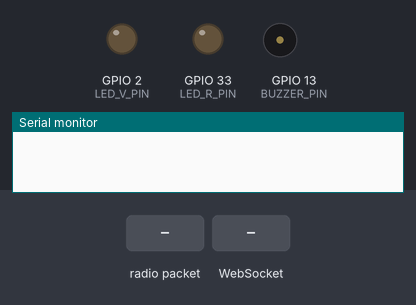
Bench run of a sketch on a simulated ESP32. On the bench: output pins drawn as LEDs (lit = HIGH), buzzer (waves = sounding, pin HIGH), the last lines printed to the serial monitor. Inputs (shaded band) come from the test bench. Storage starts empty; no radio packets arrive unless stated.

Above: at 0.0 s.
At 1.1 s:
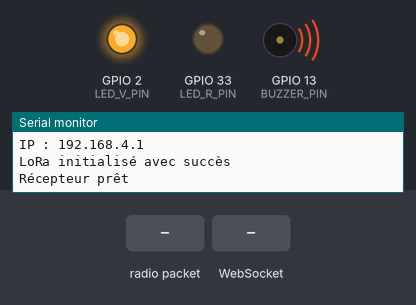
At 2.7 s:
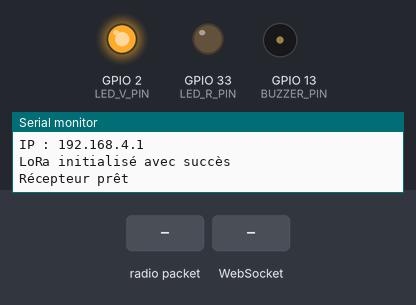
2.8 s: radio packet "off_buzzer" arrives
4.3 s: WebSocket text "off_buzzer" received
5.8 s: radio packet "1" arrives
7.3 s: WebSocket text "1" received
8.8 s: radio packet "0" arrives
Timing chart, 0 to 11.3 s (numbered marks = the images above; inputs shaded):
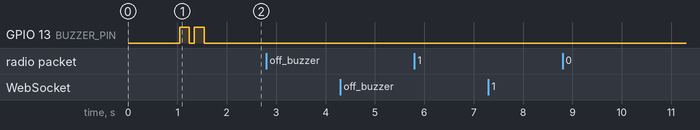

The sketch:

recepteur_new.ino
```cpp
#include <LittleFS.h>
#include <WiFi.h>
#include <ESPAsyncWebServer.h>
#include <AsyncWebSocket.h>
#include <SPI.h>
#include <LoRa.h>
#include <ArduinoJson.h>

// ─────────────────────────────────────────────
// Pins matériels
// ─────────────────────────────────────────────
#define LED_V_PIN 2
#define LED_R_PIN 33
#define BUZZER_PIN 13

// Pins LoRa
#define LORA_SCK 18
#define LORA_MISO 19
#define LORA_MOSI 23
#define LORA_CS 27
#define LORA_RST 12
#define LORA_DIO0 26

// WiFi AP
const char *ap_ssid = "AlarmeGaz-RECEPTEUR";
const char *ap_password = "12345678";
IPAddress ap_ip(192, 168, 4, 1);

// ─────────────────────────────────────────────
// Variables globales
// ─────────────────────────────────────────────
AsyncWebServer server(80);
AsyncWebSocket ws("/ws");

DynamicJsonDocument historyDoc(4096);
JsonArray history;

String lastJson = "{}";
bool currentAlert = false;

// *** NOUVELLE VARIABLE : commande en attente d'envoi ***
String pendingCommand = "";
bool buzzerSilencedLocal = false;

// ─────────────────────────────────────────────
// Envoi d'une commande LoRa
// ─────────────────────────────────────────────
void sendPendingCommand(bool receiveCommand) {
  if (receiveCommand) {
    pendingCommand = "";
    return;
  }
  if (pendingCommand.isEmpty()) {
    return;
  }

  LoRa.beginPacket();
  LoRa.print(pendingCommand);
  LoRa.endPacket();

  Serial.println("Commande envoyée via LoRa (piggyback) → " + pendingCommand);
}

// ─────────────────────────────────────────────
// WebSocket : réception commande depuis page web
// ─────────────────────────────────────────────
void onWsEvent(AsyncWebSocket *server, AsyncWebSocketClient *client,
               AwsEventType type, void *arg, uint8_t *data, size_t len) {
  if (type == WS_EVT_CONNECT) {
    StaticJsonDocument<1024> baseDoc;
    deserializeJson(baseDoc, lastJson);

    DynamicJsonDocument fullDoc(2048);
    fullDoc.set(baseDoc.as<JsonObject>());
    fullDoc["his"] = history;
    fullDoc["newAlerte"] = nullptr;

    String fullJson;
    serializeJson(fullDoc, fullJson);
    client->text(fullJson);
  } else if (type == WS_EVT_DATA) {
    String message;
    for (size_t i = 0; i < len; i++) {
      message += (char)data[i];
    }

    Serial.println("Commande reçue via WebSocket ← " + message);

    StaticJsonDocument<512> cmdDoc;
    DeserializationError err = deserializeJson(cmdDoc, message);

    if (!err && cmdDoc["com"] == "off_buzzer") {
      // Silence uniquement local
      currentAlert = false;
      updateActuators(false);
      ws.textAll("{\"event\":\"off_buzzer\",\"state\":true,\"scope\":\"local\"}");
      Serial.println("[Récepteur] Buzzer mis en silence local");
      return;  // ← très important
    }

    // Toutes les autres commandes → on les transmet à l'émetteur
    pendingCommand = message;
  }
}

// ─────────────────────────────────────────────
// Alerte
// ─────────────────────────────────────────────
void updateActuators(bool alert) {
  // LEDs toujours réactives
  digitalWrite(LED_R_PIN, alert ? HIGH : LOW);
  digitalWrite(LED_V_PIN, alert ? LOW : HIGH);

  // Buzzer : on respecte le silence local
  bool buzz = alert && !buzzerSilencedLocal;
  digitalWrite(BUZZER_PIN, buzz ? HIGH : LOW);
}

// ─────────────────────────────────────────────
// SETUP
// ─────────────────────────────────────────────
void setup() {
  Serial.begin(115200);
  delay(1000);

  pinMode(LED_V_PIN, OUTPUT);
  pinMode(LED_R_PIN, OUTPUT);
  pinMode(BUZZER_PIN, OUTPUT);
  digitalWrite(LED_V_PIN, HIGH);

  // LittleFS pour servir la page web
  if (!LittleFS.begin(true)) {
    Serial.println("Erreur montage LittleFS !");
    while (true)
      delay(1000);
  }

  // Chargement de l'historique existant (persistant)
  if (LittleFS.exists("/db/history.json")) {
    File file = LittleFS.open("/db/history.json", "r");
    if (file) {
      DeserializationError err = deserializeJson(historyDoc, file);
      if (!err) {
        history = historyDoc.as<JsonArray>();
        Serial.printf("Historique chargé : %d alertes\n", history.size());
      }
      file.close();
    }
  } else {
    history = historyDoc.to<JsonArray>();
  }

  // WiFi en mode Access Point uniquement (pas besoin de STA/NTP ici)
  WiFi.mode(WIFI_AP);
  WiFi.softAPConfig(ap_ip, ap_ip, IPAddress(255, 255, 255, 0));
  if (WiFi.softAP(ap_ssid, ap_password)) {
    Serial.println("Access Point démarré");
    Serial.printf("SSID : %s\n", ap_ssid);
    Serial.printf("Mot de passe : %s\n", ap_password);
    Serial.printf("IP : %s\n", WiFi.softAPIP().toString().c_str());
  } else {
    Serial.println("Échec démarrage Access Point");
  }

  // Configuration LoRa
  SPI.begin(LORA_SCK, LORA_MISO, LORA_MOSI, LORA_CS);
  LoRa.setPins(LORA_CS, LORA_RST, LORA_DIO0);

  if (!LoRa.begin(433E6)) {
    Serial.println("ERREUR : Impossible de démarrer LoRa !");
    while (true) {
      digitalWrite(LED_R_PIN, HIGH);
      delay(200);
      digitalWrite(LED_R_PIN, LOW);
      delay(200);
    }
  }

  LoRa.setSyncWord(0xF3);
  LoRa.setSpreadingFactor(9);
  LoRa.setSignalBandwidth(125E3);
  LoRa.setCodingRate4(8);
  LoRa.setTxPower(20);
  Serial.println("LoRa initialisé avec succès");

  server.serveStatic("/", LittleFS, "/").setDefaultFile("index.html");
  ws.onEvent(onWsEvent);
  server.addHandler(&ws);
  server.begin();

  Serial.println("Récepteur prêt");
  digitalWrite(BUZZER_PIN, HIGH);
  delay(200);
  digitalWrite(BUZZER_PIN, LOW);
  delay(100);
  digitalWrite(BUZZER_PIN, HIGH);
  delay(200);
  digitalWrite(BUZZER_PIN, LOW);
}

// ─────────────────────────────────────────────
// LOOP
// ─────────────────────────────────────────────
void loop() {
  // 1. Réception paquet de l'émetteur
  int packetSize = LoRa.parsePacket();
  if (packetSize) {
    String received = "";
    while (LoRa.available()) {
      received += (char)LoRa.read();
    }
    Serial.println("Données reçues via LoRa ← " + received);

    // Traitement normal du statut
    StaticJsonDocument<1024> doc;
    if (!deserializeJson(doc, received)) {
      // Extraction de l'état d'alerte
      bool alert = doc["isA"] | false;
      bool receiveCommand = doc["isRC"] | false;

      // 2. *** APRÈS avoir reçu un paquet, on envoie la commande en attente ***
      sendPendingCommand(receiveCommand);

      // Gestion nouvelle alerte (compatible ArduinoJson 7.x - copie champ par champ)
      JsonVariantConst newAlerteVar = doc["nAlrt"];

      if (!newAlerteVar.isNull() && newAlerteVar.is<JsonObject>()) {
        if (history.size() >= 50) {
          history.remove(0);
        }

        JsonObject entry = history.add<JsonObject>();

        // Copie des champs connus (t, var, val) - safe et compatible v7
        JsonVariantConst timeVal = newAlerteVar["t"];
        if (!timeVal.isNull())
          entry["t"] = timeVal;

        JsonVariantConst varVal = newAlerteVar["var"];
        if (!varVal.isNull())
          entry["var"] = varVal;

        JsonVariantConst valVal = newAlerteVar["val"];
        if (!valVal.isNull())
          entry["val"] = valVal;

        // Sauvegarde immédiate de l'historique
        File file = LittleFS.open("/db/history.json", "w");
        if (file) {
          serializeJson(historyDoc, file);
          file.close();
          Serial.println("Nouvelle alerte ajoutée à l'historique local");
        }
      }

      // Mise à jour des actionneurs locaux
      if (alert != currentAlert) {
        currentAlert = alert;
        updateActuators(alert);
      }

      lastJson = received;
      ws.textAll(received);
    }
  }

  ws.cleanupClients();
  delay(10);
}
```
